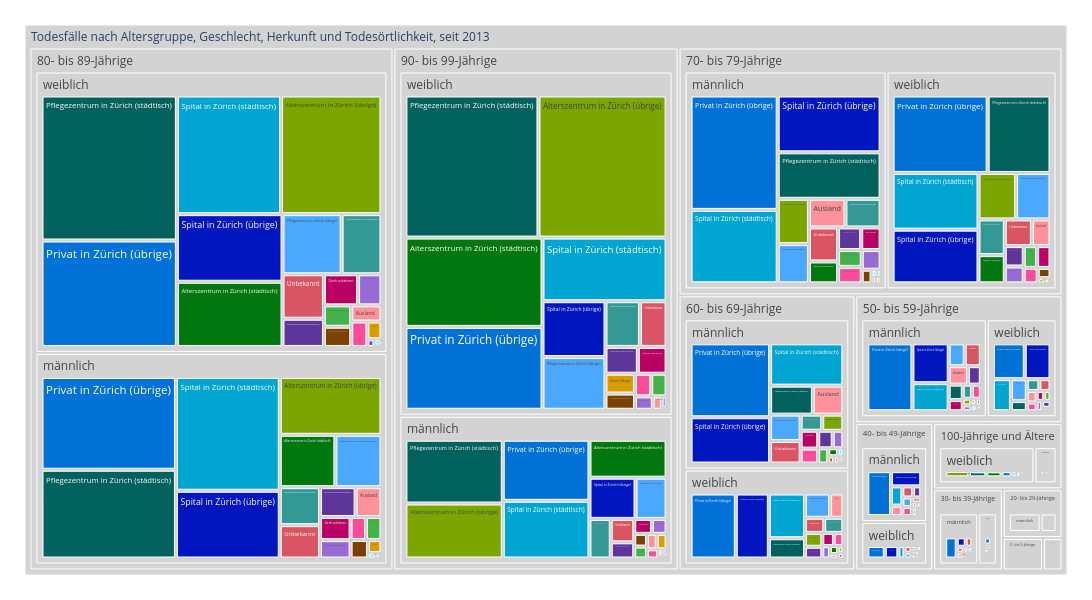

Notebook source saved alongside this figure:
### Markdown cell above
##### Wochenaufenthaltende nach Altersgruppe und Zuzugsgebiet

### Code cell
treeMap2 = mypy_dv.plot_px_treemap(
    data=data2betested.reset_index().query("AnzSterWir>0")
    ,levels=['AlterV10Lang','SexLang', 'TodOertlichkeitLevel2Lang']
    ,values="AnzSterWir"
    ,color="TodOertlichkeitLevel2Lang"
    #, color_continuous_scale='Blues'
    ,color_discrete_map=farben_dict_zc
    ,height=600
    ,width=1100               
    #,margin_val_bottom=25
    ,myHeaderTitle="Todesfälle nach Altersgruppe, Geschlecht, Herkunft und Todesörtlichkeit, seit "+data_min_date
)
treeMap2

### Figure 1 — Plotly figure (JSON) as saved in the notebook; plotly's stock layout.template omitted (floating-point values rounded to 4 significant figures; data arrays with more than 128 entries replaced by an {"elided": "..."} marker saying what was removed)
{"data": [{"branchvalues": "total", "customdata": {"elided": "365x1 str values"}, "domain": {"x": [0, 1], "y": [0, 1]}, "hovertemplate": "%{label}<br><br>Anzahl:<br>%{value}<extra></extra>", "ids": {"elided": "365 str values"}, "labels": {"elided": "365 str values"}, "marker": {"colors": {"elided": "365 str values"}}, "name": "", "parents": {"elided": "365 str values"}, "root": {"color": "grey"}, "type": "treemap", "values": {"elided": "365 int values"}}], "layout": {"height": 600, "legend": {"tracegroupgap": 0}, "margin": {"b": 25, "l": 25, "r": 25, "t": 25}, "width": 1100}}
